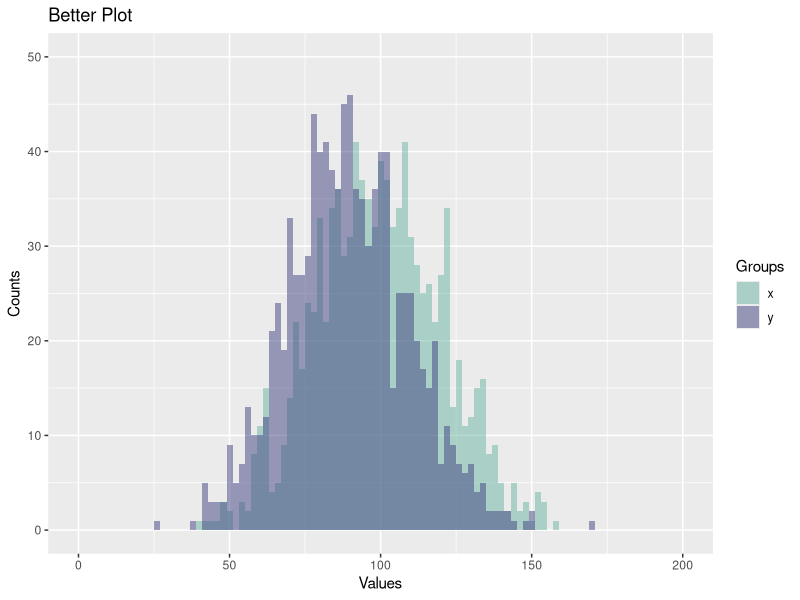
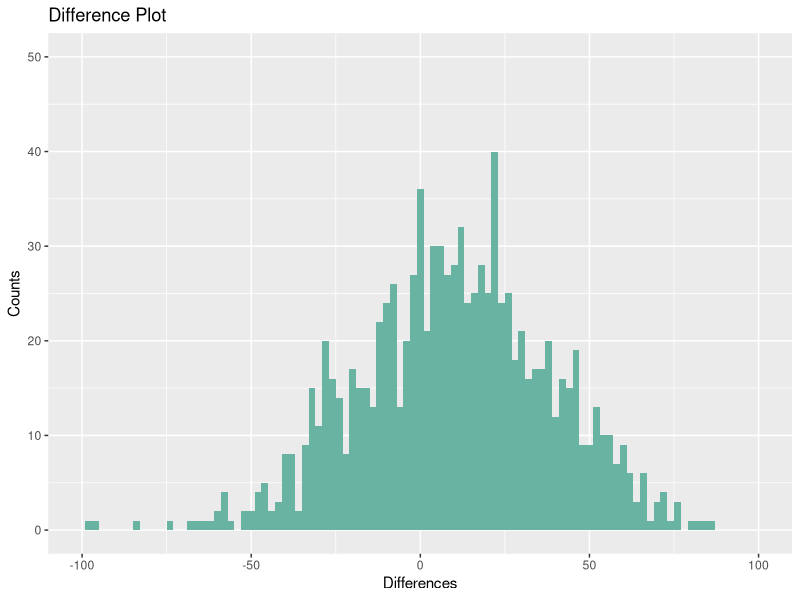

Write R code to recreate these figures, in order.
## ---- chunk 1
#load packages
library(tidyverse)
library(knitr)
## ---- chunk 2
set.seed(14)
x <- rnorm(1000, 100, 20)
y <- rnorm(1000, 90, 20)
dat <- data.frame(x, y)
## ---- chunk 3
head(dat, 10) %>%
  kable(digits = 2)
## ---- chunk 4
dat_long <- 
  dat %>%
    pivot_longer(
      cols = c(x, y),
      #lines below just to make it identical to previous dat_long
      cols_vary = "slowest", 
      names_to = "group",
      values_to = "val"
      )
## ---- chunk 5
head(dat_long, 10) %>%
  kable(digits = 2)
## ---- chunk 6
dat_long %>%
  ggplot(
    aes(x = val, fill = group)
    ) +
  geom_histogram(
    position = "identity",
    alpha = .5,
    bins = 30,
    binwidth = 2,
    na.rm = TRUE #above paragraph refers to this line
    ) +
  scale_fill_manual(values=c("#69b3a2", "#404080")) +
  # usually would use ggthemes to set for colorblind, here used professors colors
  xlim(0, 200) +
  ylim(0, 50) +
  labs(
    title = "Better Plot",
    fill = "Groups",
    x = "Values",
    y = "Counts"
    )
## ---- chunk 7
dat$diff <- dat$x - dat$y

dat %>%
  ggplot(aes(x = diff)) +
  geom_histogram(
    fill = "#69b3a2",
    bins = 30,
    binwidth = 2,
    na.rm = TRUE
    ) +
  xlim(-100,100) +
  ylim(0, 50) +
  labs(
    title = "Difference Plot",
    x = "Differences",
    y = "Counts"
    )
